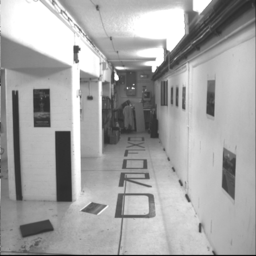
#> input picture CV/week11/bt0.png, 256 x 256 px
$ python of.py
#> lines starting #> are read from the running program, lines starting #| are printed output that depends on the picture; after the words box and inside, x2 and y2 are one past the last pixel; in counts of white or black regions, pixels touching at a corner belong together
#> further down, img1 is the input picture: shape (256, 256); min 9, max 255, mean 164.8
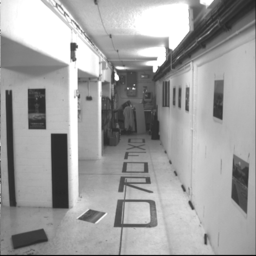
#> input picture CV/week11/bt1.png, 256 x 256 px
#> further down, img2 is the input picture: shape (256, 256); min 8, max 255, mean 160
### CV/week11/flow_vis.py
import numpy as np

def make_colorwheel():
    """
    Generates a color wheel for optical flow visualization as presented in:
        Baker et al. "A Database and Evaluation Methodology for Optical Flow" (ICCV, 2007)
        URL: http://vision.middlebury.edu/flow/flowEval-iccv07.pdf

    Code follows the original C++ source code of Daniel Scharstein.
    Code follows the the Matlab source code of Deqing Sun.

    Returns:
        np.ndarray: Color wheel
    """

    RY = 15
    YG = 6
    GC = 4
    CB = 11
    BM = 13
    MR = 6

    ncols = RY + YG + GC + CB + BM + MR
    colorwheel = np.zeros((ncols, 3))
    col = 0

    # RY
    colorwheel[0:RY, 0] = 255
    colorwheel[0:RY, 1] = np.floor(255*np.arange(0,RY)/RY)
    col = col+RY
    # YG
    colorwheel[col:col+YG, 0] = 255 - np.floor(255*np.arange(0,YG)/YG)
    colorwheel[col:col+YG, 1] = 255
    col = col+YG
    # GC
    colorwheel[col:col+GC, 1] = 255
    colorwheel[col:col+GC, 2] = np.floor(255*np.arange(0,GC)/GC)
    col = col+GC
    # CB
    colorwheel[col:col+CB, 1] = 255 - np.floor(255*np.arange(CB)/CB)
    colorwheel[col:col+CB, 2] = 255
    col = col+CB
    # BM
    colorwheel[col:col+BM, 2] = 255
    colorwheel[col:col+BM, 0] = np.floor(255*np.arange(0,BM)/BM)
    col = col+BM
    # MR
    colorwheel[col:col+MR, 2] = 255 - np.floor(255*np.arange(MR)/MR)
    colorwheel[col:col+MR, 0] = 255
    return colorwheel


def flow_uv_to_colors(u, v, convert_to_bgr=False):
    """
    Applies the flow color wheel to (possibly clipped) flow components u and v.

    According to the C++ source code of Daniel Scharstein
    According to the Matlab source code of Deqing Sun

    Args:
        u (np.ndarray): Input horizontal flow of shape [H,W]
        v (np.ndarray): Input vertical flow of shape [H,W]
        convert_to_bgr (bool, optional): Convert output image to BGR. Defaults to False.

    Returns:
        np.ndarray: Flow visualization image of shape [H,W,3]
    """
    flow_image = np.zeros((u.shape[0], u.shape[1], 3), np.uint8)
    colorwheel = make_colorwheel()  # shape [55x3]
    ncols = colorwheel.shape[0]
    rad = np.sqrt(np.square(u) + np.square(v))
    a = np.arctan2(-v, -u)/np.pi
    fk = (a+1) / 2*(ncols-1)
    k0 = np.floor(fk).astype(np.int32)
    k1 = k0 + 1
    k1[k1 == ncols] = 0
    f = fk - k0
    for i in range(colorwheel.shape[1]):
        tmp = colorwheel[:,i]
        col0 = tmp[k0] / 255.0
        col1 = tmp[k1] / 255.0
        col = (1-f)*col0 + f*col1
        idx = (rad <= 1)
        col[idx]  = 1 - rad[idx] * (1-col[idx])
        col[~idx] = col[~idx] * 0.75   # out of range
        # Note the 2-i => BGR instead of RGB
        ch_idx = 2-i if convert_to_bgr else i
        flow_image[:,:,ch_idx] = np.floor(255 * col)
    return flow_image


def flow_to_color(u, v, thr = 1, convert_to_bgr=False):
    u = np.clip(u, -thr, thr)
    v = np.clip(u, -thr, thr)#clip large disp.

    rad = np.sqrt(np.square(u) + np.square(v))
    rad_max = np.max(rad)
    epsilon = 1e-5
    u = u / (rad_max + epsilon)
    v = v / (rad_max + epsilon)
    return flow_uv_to_colors(u, v, convert_to_bgr)

### CV/week11/of.py
import numpy as np
import cv2
from scipy import signal
import matplotlib.pyplot as plt
import numpy as np

import flow_vis


def optical_flow(I1g, I2g, window_size):


#> called with window_size = 3
    I1g = I1g / 255. # normalize pixels
    I2g = I2g / 255. # normalize pixels

    kernel_x = np.array([[-1., 1.], [-1., 1.]])
    kernel_y = np.array([[-1., -1.], [1., 1.]])
    kernel_t = np.array([[1., 1.], [1., 1.]])#*.25

    fx = signal.convolve2d(I1g, kernel_x, boundary='symm', mode='same')
    fy = signal.convolve2d(I1g, kernel_y, boundary='symm', mode='same')
    ft = I1g - I2g

    # ft = signal.convolve2d(I2g, kernel_t, boundary='symm', mode=mode) + signal.convolve2d(I1g, -kernel_t, boundary='symm', mode=mode)

    u = np.zeros(I1g.shape)
    v = np.zeros(I1g.shape)

    w = window_size//2 # window_size is odd, all the pixels with offset in between [-w, w] are inside the window
    for i in range(w, I1g.shape[0]-w):
        for j in range(w, I1g.shape[1]-w):
            Ix = fx[i-w:i+w+1, j-w:j+w+1].flatten()
            Iy = fy[i-w:i+w+1, j-w:j+w+1].flatten()
            It = ft[i-w:i+w+1, j-w:j+w+1].flatten()

            b = np.reshape(It, (It.shape[0],1))
            A = np.vstack((Ix, Iy)).T

            U = np.matmul(np.linalg.pinv(A), b)     # Solving for (u,v) i.e., U

            u[i,j] = U[0][0]
            v[i,j] = U[1][0]
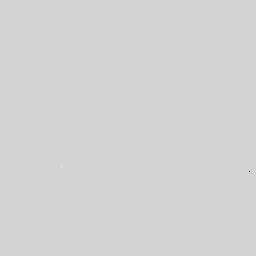
#> u: shape (256, 256) float64; min -2.68e+15, max 5.5e+14, mean -3.25e+10; drawn with min black and max white
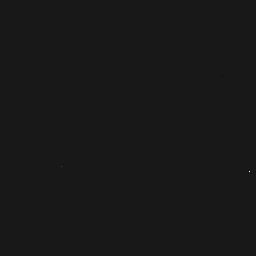
#> v: shape (256, 256) float64; min -2.83e+14, max 2.68e+15, mean 4.39e+10; drawn with min black and max white

    return (u,v)


# [6 lines of commented-out code are left out]
img1 = cv2.imread("./bt0.png", cv2.IMREAD_GRAYSCALE)
img2 = cv2.imread("./bt1.png", cv2.IMREAD_GRAYSCALE)


# Obtain (u,v) from Lucas Kanade's optical flow approach
u, v = optical_flow( img1, img2, 3)

# print(U)

flow_color = flow_vis.flow_to_color(u, v, thr = 10)
#> in flow_to_color, `rad = np.sqrt(np.square(u) + np.square(v))`:
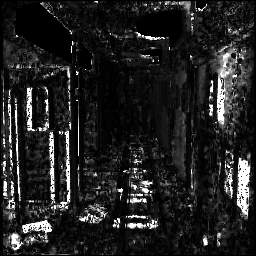
#> rad: shape (256, 256) float64; min 0, max 14.14, mean 1.9; drawn with min black and max white
#> in flow_to_color, `rad_max = np.max(rad)`: rad_max = 14.14
#> in flow_uv_to_colors, `k0 = np.floor(fk).astype(np.int32)`: k0: shape (256, 256) int32; 3 distinct labels, from 0 to 33
#> in flow_uv_to_colors, `k1 = k0 + 1`:
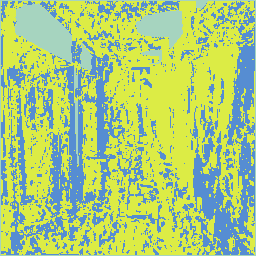
#> k1: shape (256, 256) int32; 3 distinct labels, from 1 to 34; one colour per label, 0 black
#> in flow_uv_to_colors, `f = fk - k0`:
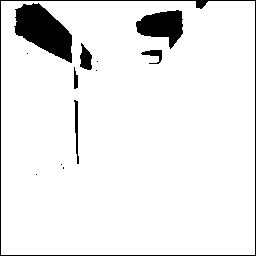
#> f: shape (256, 256) float64; values 0 (black) and 0.75 (white), 92.7% white; 13 black regions (6 under 20 px), largest, box (x1, y1, x2, y2) and area: (14, 3, 72, 63) 2009, (136, 10, 183, 49) 1110, (0, 0, 256, 256) 1089
#> after the loop in flow_uv_to_colors, `for i in range(colorwheel.shape[1]):`:
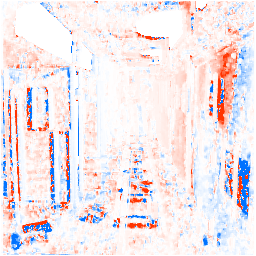
#> flow_image: shape (256, 256, 3); mean of channels 0, 1, 2 234.4, 230.8, 240.9; drawn as B, G, R
plt.imshow(flow_color)
plt.show()
